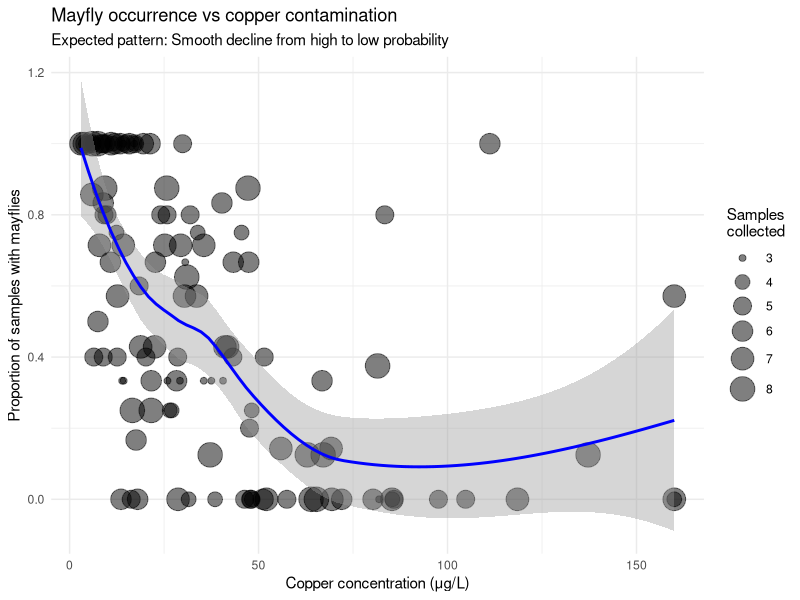
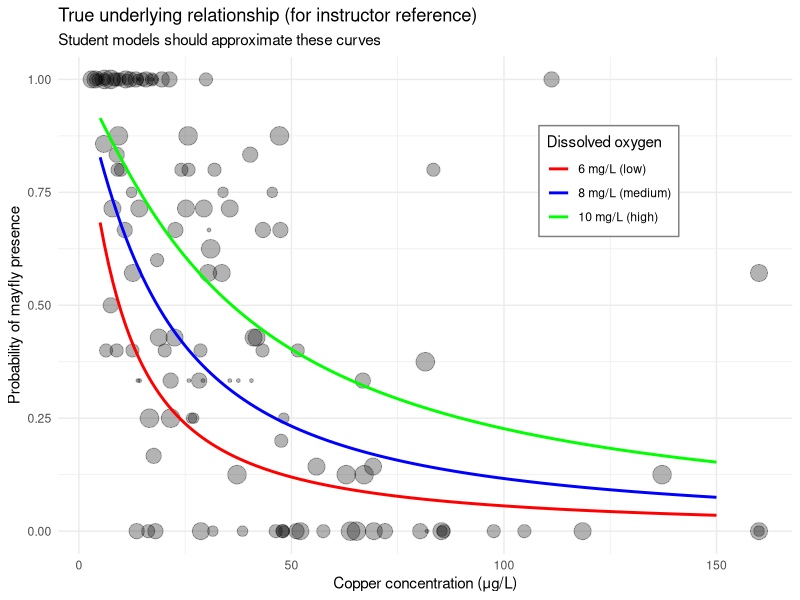

Recreate these plots in R, in order.
# =============================================================================
# Generate Mayfly Contamination Dataset
# =============================================================================
# Purpose: Create simulated data for binomial GLM workshop
#
# Data structure:
#   - 120 stream sites
#   - Copper contamination gradient (3-157 μg/L, right-skewed)
#   - Dissolved oxygen varies (5-11 mg/L, independent effect)
#   - Mayfly presence follows logistic response to copper AND DO
#   - Sample size per site varies (3-8 samples)
#   - Overdispersion present (beta-binomial variation)
#
# Expected analysis:
#   - Strong negative effect of copper (log-transformed preferred)
#   - Moderate positive effect of DO
#   - No interaction needed
#   - Overdispersion moderate (phi ~ 2-2.5)
#   - LC50 approximately 45-50 μg/L
# =============================================================================

library(tidyverse)

set.seed(2024)

# Sample size
n_sites <- 120

# Generate site-level data
sites <- tibble(
  site_id = paste0("SITE_", str_pad(1:n_sites, 3, pad = "0")),

  # Stream names (some sites share streams - spatial clustering)
  stream_name = sample(
    c("Copper Creek", "Silver Run", "Mining Fork", "Reference Brook",
      "Acid Branch", "Clear Stream", "Contaminated Creek", "Pristine River",
      "Pollution Run", "Clean Fork", "Industrial Stream", "Mountain Brook"),
    size = n_sites,
    replace = TRUE,
    prob = c(0.12, 0.10, 0.08, 0.12, 0.08, 0.10, 0.08, 0.08, 0.08, 0.08, 0.06, 0.02)
  ),

  # Spatial coordinates (for reference, not used in analysis)
  latitude = runif(n_sites, 51.2, 51.8),
  longitude = runif(n_sites, -1.5, -0.8),

  # Sample effort varies by site (3-8 samples per site)
  samples_collected = sample(3:8, size = n_sites, replace = TRUE,
                             prob = c(0.10, 0.15, 0.25, 0.25, 0.15, 0.10)),

  # Copper concentration: right-skewed distribution
  # Most sites low contamination, few very high
  copper_ugl = exp(rnorm(n_sites, mean = log(25), sd = 0.9)),

  # Dissolved oxygen: mostly independent of copper
  # Range 5-11 mg/L (typical for streams)
  # Weak negative correlation with copper (r ~ -0.15)
  do_mgl = 8.5 + rnorm(n_sites, mean = -0.02 * (copper_ugl - 50), sd = 1.2),

  # Temperature: weak positive correlation with copper
  # (contaminated streams may be warmer due to lack of riparian vegetation)
  temperature_c = 13 + rnorm(n_sites, mean = 0.01 * (copper_ugl - 50), sd = 2.5),

  # pH: mostly independent, slight negative correlation with copper
  # (acid mine drainage lowers pH)
  ph = 7.2 + rnorm(n_sites, mean = -0.002 * (copper_ugl - 50), sd = 0.5)
) |>
  # Constrain environmental variables to realistic ranges
  mutate(
    copper_ugl = pmax(3, pmin(copper_ugl, 160)),  # 3-160 μg/L
    do_mgl = pmax(5, pmin(do_mgl, 11.5)),         # 5-11.5 mg/L
    temperature_c = pmax(8, pmin(temperature_c, 19)), # 8-19°C
    ph = pmax(6.0, pmin(ph, 8.5))                  # 6.0-8.5
  )

# Check copper distribution (should be right-skewed)
# hist(sites$copper_ugl, breaks = 30)
# hist(log(sites$copper_ugl), breaks = 30)  # Should look more normal

# Check DO vs copper correlation (should be weak)
# cor(sites$copper_ugl, sites$do_mgl)  # Target ~ -0.10 to -0.20

# =============================================================================
# Generate mayfly presence data
# =============================================================================
#
# Logistic model for probability of mayfly in a single sample:
#   logit(p) = β0 + β1*log(copper) + β2*DO
#
# Parameters chosen to give:
#   - High probability (~0.9) at low copper (10 μg/L) and high DO (10 mg/L)
#   - Low probability (~0.1) at high copper (100 μg/L) and low DO (6 mg/L)
#   - LC50 around 45-50 μg/L at average DO
#   - DO effect meaningful but secondary to copper
#
# Then add overdispersion via beta-binomial variation

# Model parameters
beta_0 <- 3.5       # Intercept
beta_copper <- -1.2 # Coefficient for log(copper) - strong negative effect
beta_do <- 0.4      # Coefficient for DO - moderate positive effect

# Calculate linear predictor (log-odds)
sites <- sites |>
  mutate(
    # Mean log-odds of mayfly presence per sample
    log_odds_mean = beta_0 +
      beta_copper * log(copper_ugl) +
      beta_do * (do_mgl - 8),  # Center DO at 8 mg/L

    # Convert to probability
    p_mean = plogis(log_odds_mean),  # plogis = inverse logit = 1/(1+exp(-x))

    # Add overdispersion: beta-binomial variation
    # This creates extra-binomial variation in p across samples at same site
    # Dispersion parameter theta controls how much variation
    # (smaller theta = more overdispersion)
    theta = 3,  # This will create phi ~ 2-2.5 in final GLM

    # Draw site-specific probability from beta distribution
    # parameterised by mean and dispersion
    shape1 = p_mean * theta,
    shape2 = (1 - p_mean) * theta,
    p_site = rbeta(n(), shape1, shape2),

    # Constrain to (0.01, 0.99) to avoid perfect separation
    p_site = pmax(0.01, pmin(p_site, 0.99))
  )

# Generate binomial outcomes
sites <- sites |>
  mutate(
    # Number of samples containing mayflies
    samples_with_mayfly = rbinom(n(), size = samples_collected, prob = p_site),

    # Total mayfly individuals (if present)
    # This is for potential extension analyses - not used in main binomial GLM
    # Generate from negative binomial conditional on presence
    total_mayflies = map2_int(
      samples_with_mayfly,
      p_site,
      function(n_pos, p) {
        if (n_pos == 0) return(0)
        # When present, abundance follows negative binomial
        # Higher probability = more abundant (weak correlation)
        mu <- n_pos * 3 * p  # Mean abundance
        rnbinom(1, size = 2, mu = mu)
      }
    )
  )

# Clean up intermediate columns
mayfly_data <- sites |>
  dplyr::select(
    site_id,
    stream_name,
    latitude,
    longitude,
    samples_collected,
    samples_with_mayfly,
    total_mayflies,
    copper_ugl,
    do_mgl,
    temperature_c,
    ph
  ) |>
  # Round to realistic precision
  mutate(
    copper_ugl = round(copper_ugl, 1),
    do_mgl = round(do_mgl, 1),
    temperature_c = round(temperature_c, 1),
    ph = round(ph, 1),
    latitude = round(latitude, 4),
    longitude = round(longitude, 4)
  )

# =============================================================================
# Validation checks
# =============================================================================

# Summary statistics
mayfly_data |>
  summarise(
    n_sites = n(),
    # Response variable
    mean_prop_with_mayfly = mean(samples_with_mayfly / samples_collected),
    sites_never = sum(samples_with_mayfly == 0),
    sites_always = sum(samples_with_mayfly == samples_collected),
    sites_sometimes = sum(samples_with_mayfly > 0 &
                            samples_with_mayfly < samples_collected),
    # Predictors
    copper_median = median(copper_ugl),
    copper_range = paste0(round(min(copper_ugl), 1), "-",
                          round(max(copper_ugl), 1)),
    do_median = median(do_mgl),
    do_range = paste0(round(min(do_mgl), 1), "-",
                      round(max(do_mgl), 1))
  )

# Expected overdispersion check
# Fit quick model to verify overdispersion is present
test_model <- glm(
  cbind(samples_with_mayfly, samples_collected - samples_with_mayfly) ~
    log(copper_ugl) + do_mgl,
  family = binomial,
  data = mayfly_data
)

dispersion_check <- test_model$deviance / test_model$df.residual
cat("\nExpected overdispersion parameter:", round(dispersion_check, 2), "\n")
cat("Target range: 2.0-2.5\n")

# Correlation check
cor_matrix <- mayfly_data |>
  dplyr::select(copper_ugl, do_mgl, temperature_c, ph) |>
  cor() |>
  round(2)

cat("\nPredictor correlations:\n")
print(cor_matrix)
cat("\nTarget: copper-DO correlation should be weak (-0.1 to -0.2)\n")

# Visual check: Does relationship look sensible?
mayfly_data |>
  mutate(prop_mayfly = samples_with_mayfly / samples_collected) |>
  ggplot(aes(x = copper_ugl, y = prop_mayfly)) +
  geom_point(aes(size = samples_collected), alpha = 0.5) +
  geom_smooth(method = "loess", colour = "blue") +
  scale_size_continuous(range = c(2, 8)) +
  labs(
    x = "Copper concentration (μg/L)",
    y = "Proportion of samples with mayflies",
    size = "Samples\ncollected",
    title = "Mayfly occurrence vs copper contamination",
    subtitle = "Expected pattern: Smooth decline from high to low probability"
  ) +
  theme_minimal()

# Expected LC50 calculation
coefs <- coef(test_model)
lc50_expected <- exp(-(coefs[1] + coefs[3] * (8 - 8)) / coefs[2])  # At DO = 8
cat("\nExpected LC50 (at DO = 8 mg/L):", round(lc50_expected, 1), "μg/L\n")
cat("Target range: 45-55 μg/L\n")

# =============================================================================
# Write data
# =============================================================================

write_csv(mayfly_data, "mayfly_contamination.csv")

cat("\n=== Dataset generation complete ===\n")
cat("File: mayfly_contamination.csv\n")
cat("Sample size:", nrow(mayfly_data), "sites\n")
cat("\nExpected student findings:\n")
cat("- Strong negative effect of copper (log-transformed preferred)\n")
cat("- Moderate positive effect of dissolved oxygen\n")
cat("- No interaction needed\n")
cat("- Overdispersion present (phi ~", round(dispersion_check, 2), ")\n")
cat("- Quasibinomial model appropriate\n")
cat("- LC50 approximately", round(lc50_expected, 0), "μg/L\n")

# =============================================================================
# Optional: Generate figure showing "true" relationship for instructor reference
# =============================================================================

# Predictions across copper gradient at different DO levels
pred_grid <- expand_grid(
  copper_ugl = seq(5, 150, by = 1),
  do_mgl = c(6, 8, 10)  # Low, medium, high DO
) |>
  mutate(
    log_odds = beta_0 + beta_copper * log(copper_ugl) + beta_do * (do_mgl - 8),
    probability = plogis(log_odds)
  )

ggplot() +
  # Raw data
  geom_point(
    data = mayfly_data |>
      mutate(prop_mayfly = samples_with_mayfly / samples_collected),
    aes(x = copper_ugl, y = prop_mayfly, size = samples_collected),
    alpha = 0.3
  ) +
  # True relationship at different DO levels
  geom_line(
    data = pred_grid,
    aes(x = copper_ugl, y = probability, colour = factor(do_mgl)),
    linewidth = 1
  ) +
  scale_colour_manual(
    values = c("6" = "red", "8" = "blue", "10" = "green"),
    labels = c("6" = "6 mg/L (low)", "8" = "8 mg/L (medium)", "10" = "10 mg/L (high)"),
    name = "Dissolved oxygen"
  ) +
  scale_size_continuous(range = c(1, 6), guide = "none") +
  labs(
    x = "Copper concentration (μg/L)",
    y = "Probability of mayfly presence",
    title = "True underlying relationship (for instructor reference)",
    subtitle = "Student models should approximate these curves"
  ) +
  theme_minimal() +
  theme(legend.position = c(0.75, 0.75),
        legend.background = element_rect(fill = "white", colour = "grey50"))
